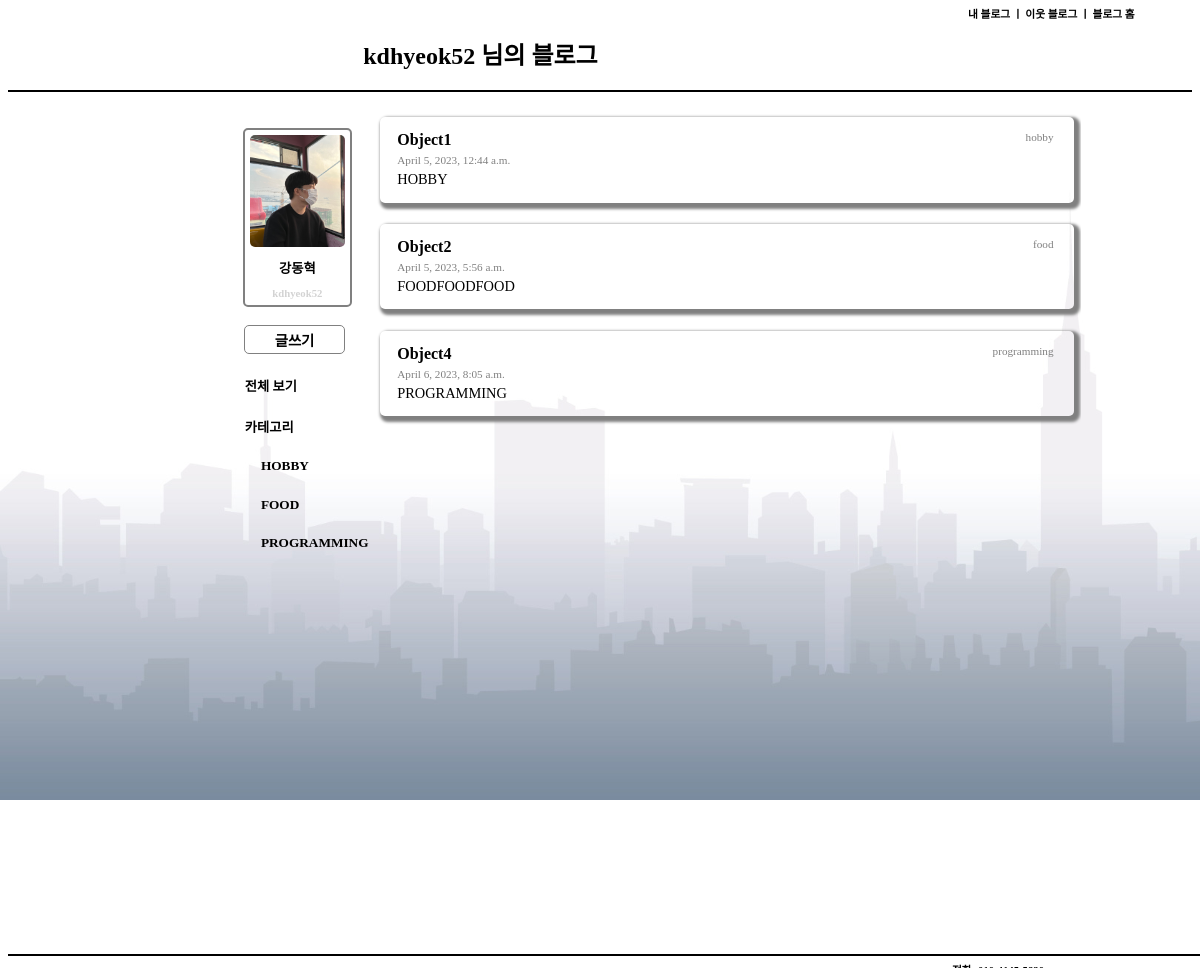
The page / on the database its author committed.
### blogApp/models.py (models this page shows, shortened)
class Article(models.Model):
   title = models.CharField(max_length=200)
   content = models.TextField()
   category = models.TextField()
   date = models.DateTimeField(auto_now_add=True)

### blogApp/views.py (the view)
# urls.py: 2. Add a URL to urlpatterns:  path('', views.home, name='home')
def home(request):
   articles = Article.objects.all()
   hobby_count = 0
   food_count = 0
   programming_count = 0
   for article in articles:
      if article.category == "hobby":
         hobby_count +=1
      elif article.category == "food":
         food_count +=1
      elif article.category == "programming":
         programming_count +=1
   return render(request, 'home.html', {'articles': articles, 'hobby_count': hobby_count, 'food_count': food_count, 'programming_count': programming_count})

### blogApp/templates/home.html
{% extends 'base.html' %}
{% block css %}
{% load static %}
<link rel="stylesheet" type="text/css" href="{% static 'category.css' %}"/>
{% endblock %}
{% block body %}
{% for article in articles %}
<div class="cat_article_div">
    <a href="{% url 'detail' article.id %}" class="cat_article_a">
    <div class="cat_title"><strong>{{article.title}}</strong></div>
    <div class="cat_date">{{article.date}}</div>
    <div class="cat_content">{{article.content}}</div>
    <div class="cat_category">{{article.category}}</div>
    </a>
</div>
<br>
{% endfor %}
{% endblock %}

### blogApp/templates/base.html (shortened to what this page needs)
<!DOCTYPE html>
<html lang="en">
<head>
    {% load static %}
    <link rel="stylesheet" type="text/css" href="{% static 'base.css' %}">
    {% block css %}
    {% endblock %}
</head>
<body>
    <a href="{% url 'home' %}" class="home_link">
    <div class="header">
        <h6 class="header_text">내 블로그 ㅣ 이웃 블로그 ㅣ 블로그 홈</h6>
    </div>
    <div class="title">
        <h2 class="title_text">kdhyeok52 님의 블로그</h2>
    </div>
    </a>
    <div class="body">
        <div class="nav_bar">
            <div class="profile">
                <div class="profile_img"></div>
                <div class="profile_text">
                    <div><h5 class="profile_text_name">강동혁</h5></div>
                    <div><h6 class="profile_text_gray">kdhyeok52</h6></div>
                </div>
            </div>
            <br>
            <a href="{% url 'create' %}" class="base_create_button button button_hover"><strong>글쓰기</strong></a>
            <div>
            <a href="{% url 'home' %}" class="button"><h5 class="button_text button_hover">전체 보기</h5></a>
            <a class="button"><h5 class="button_text">카테고리</h5></a>
            <a href="{% url 'category' 'hobby' %}" class="button button_hover"><h5 class="category_button">HOBBY</h5></a>
            <a href="{% url 'category' 'food' %}" class="button button_hover"><h5 class="category_button">FOOD</h5></a>
            <a href="{% url 'category' 'programming' %}" class="button button_hover"><h5 class="category_button">PROGRAMMING</h5></a>
            </div>
        </div>
        <div class="in_body">
            {% block body %}
            {% endblock %}
        </div>
    </div>
    <footer class="footer">
        <div class="info">
            <div class="info_margin"><h6 class="info_text">전화: 010-4145-5820</h6></div>
        </div>
    </footer>
</body>
</html>

### blogApp/static/base.css (style rules this page uses)
body { background-image: url('./back_img.jpg'); background-size: cover; }
.home_link { text-decoration: none; color: black; }
.body { margin: 0 20%; position: relative; display: flex; flex-direction: row; height: 36.5em; }
.header { position: absolute; top: 0; width: 100%; }
.header_text { margin-top: 0.5%; margin-bottom: 0.5%; margin-left: 80%; }
.title { height: auto; border-bottom: 2px solid black; }
.title_text { margin-top: 3%; margin-left: 30%; }
.footer { position: absolute; bottom: 0; width: 100%; border-top: 2px solid black; padding: 0.5% 0; }
.info { position: absolute; right: 9%; padding-bottom: 0.5%; }
.info_margin { margin-bottom: 0.1%; }
.info_text { margin: 0; }
.profile { border: gray solid 2px; border-radius: 5px; width: 98%; height: 100%; text-align: center; position: relative; left: -2% }
.profile_img { background-image: url('./profile_img.jpg'); background-size: cover; background-position: center; width: 90%; height: 10em; border-radius: 5px;font-size: 0.7em; margin: 5% 5% 0 ; }
.profile_text_name { margin: 10% 0 10% 0; }
.profile_text_gray { color: lightgray; margin:0 0 5% 0; }
.nav_bar { margin-top: 5%; display: flex; flex-direction: column; align-items: start; position: absolute; top: 0; }
.button { text-decoration: none; color: black; }
.base_create_button { border: 1.8px solid gray; border-radius: 5px; padding: 3% 27.8%; position: relative; left: -1%; font-size: 0.9em; }
.button_text { margin-bottom: 1%; }
.category_button { margin-bottom: 1%; margin-left: 15%; }
.in_body { width: 44.3em; height: 30em; position: absolute; left: 18%; margin-top: 3%; overflow-x: hidden; overflow-y: scroll; padding-bottom: 2%; }

### blogApp/static/category.css (style rules this page uses)
.cat_article_div { margin-top: 0.5%; margin-left: 1%; width: 94%; height: auto; box-shadow: 3px 3px 3px 3px gray; border-radius: 5px; padding: 2%; }
.cat_article_a { text-decoration: none; position: relative; }
.cat_title { color: black; margin-left: 0.5%; }
.cat_date { color: gray; font-size: 0.7em; margin-top: 0.7%; margin-left: 0.5%; }
.cat_content { margin-top: 0.8%; color: black; margin-left: 0.5%; font-size: 0.9em; }
.cat_category { position: absolute; top: 0; right: 1%; color: gray; font-size: 0.7em; }

### rows shown on the page
Article: title "Object1", date "April 5, 2023, 12:44 a.m.", content "HOBBY", category "hobby"
Article: title "Object2", date "April 5, 2023, 5:56 a.m.", content "FOODFOODFOOD", category "food"
Article: title "Object4", date "April 6, 2023, 8:05 a.m.", content "PROGRAMMING", category "programming"
